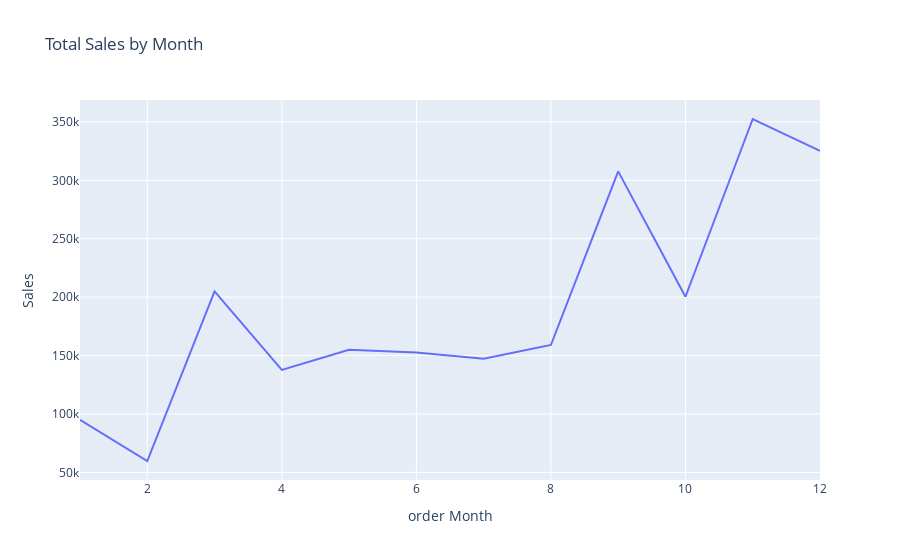

This figure's notebook cell:
### Markdown cell above
# Month sales analysis

### Code cell
sales_by_month = df.groupby('order Month')['Sales'].sum().reset_index()
fig = px.line(sales_by_month, x='order Month', y='Sales', title='Total Sales by Month')
fig.show()

### Figure 1 — Plotly figure (JSON) as saved in the notebook; plotly's stock layout.template omitted (floating-point values rounded to 4 significant figures)
{"data": [{"hovertemplate": "order Month=%{x}<br>Sales=%{y}<extra></extra>", "legendgroup": "", "line": {"color": "#636efa", "dash": "solid"}, "marker": {"symbol": "circle"}, "mode": "lines", "name": "", "orientation": "v", "showlegend": false, "type": "scatter", "x": [1, 2, 3, 4, 5, 6, 7, 8, 9, 10, 11, 12], "xaxis": "x", "y": [94920.0, 59750.0, 205000.0, 137800.0, 155000.0, 152700.0, 147200.0, 159000.0, 307600.0, 200300.0, 352500.0, 325300.0], "yaxis": "y"}], "layout": {"legend": {"tracegroupgap": 0}, "title": {"text": "Total Sales by Month"}, "xaxis": {"anchor": "y", "domain": [0, 1], "title": {"text": "order Month"}}, "yaxis": {"anchor": "x", "domain": [0, 1], "title": {"text": "Sales"}}}}
